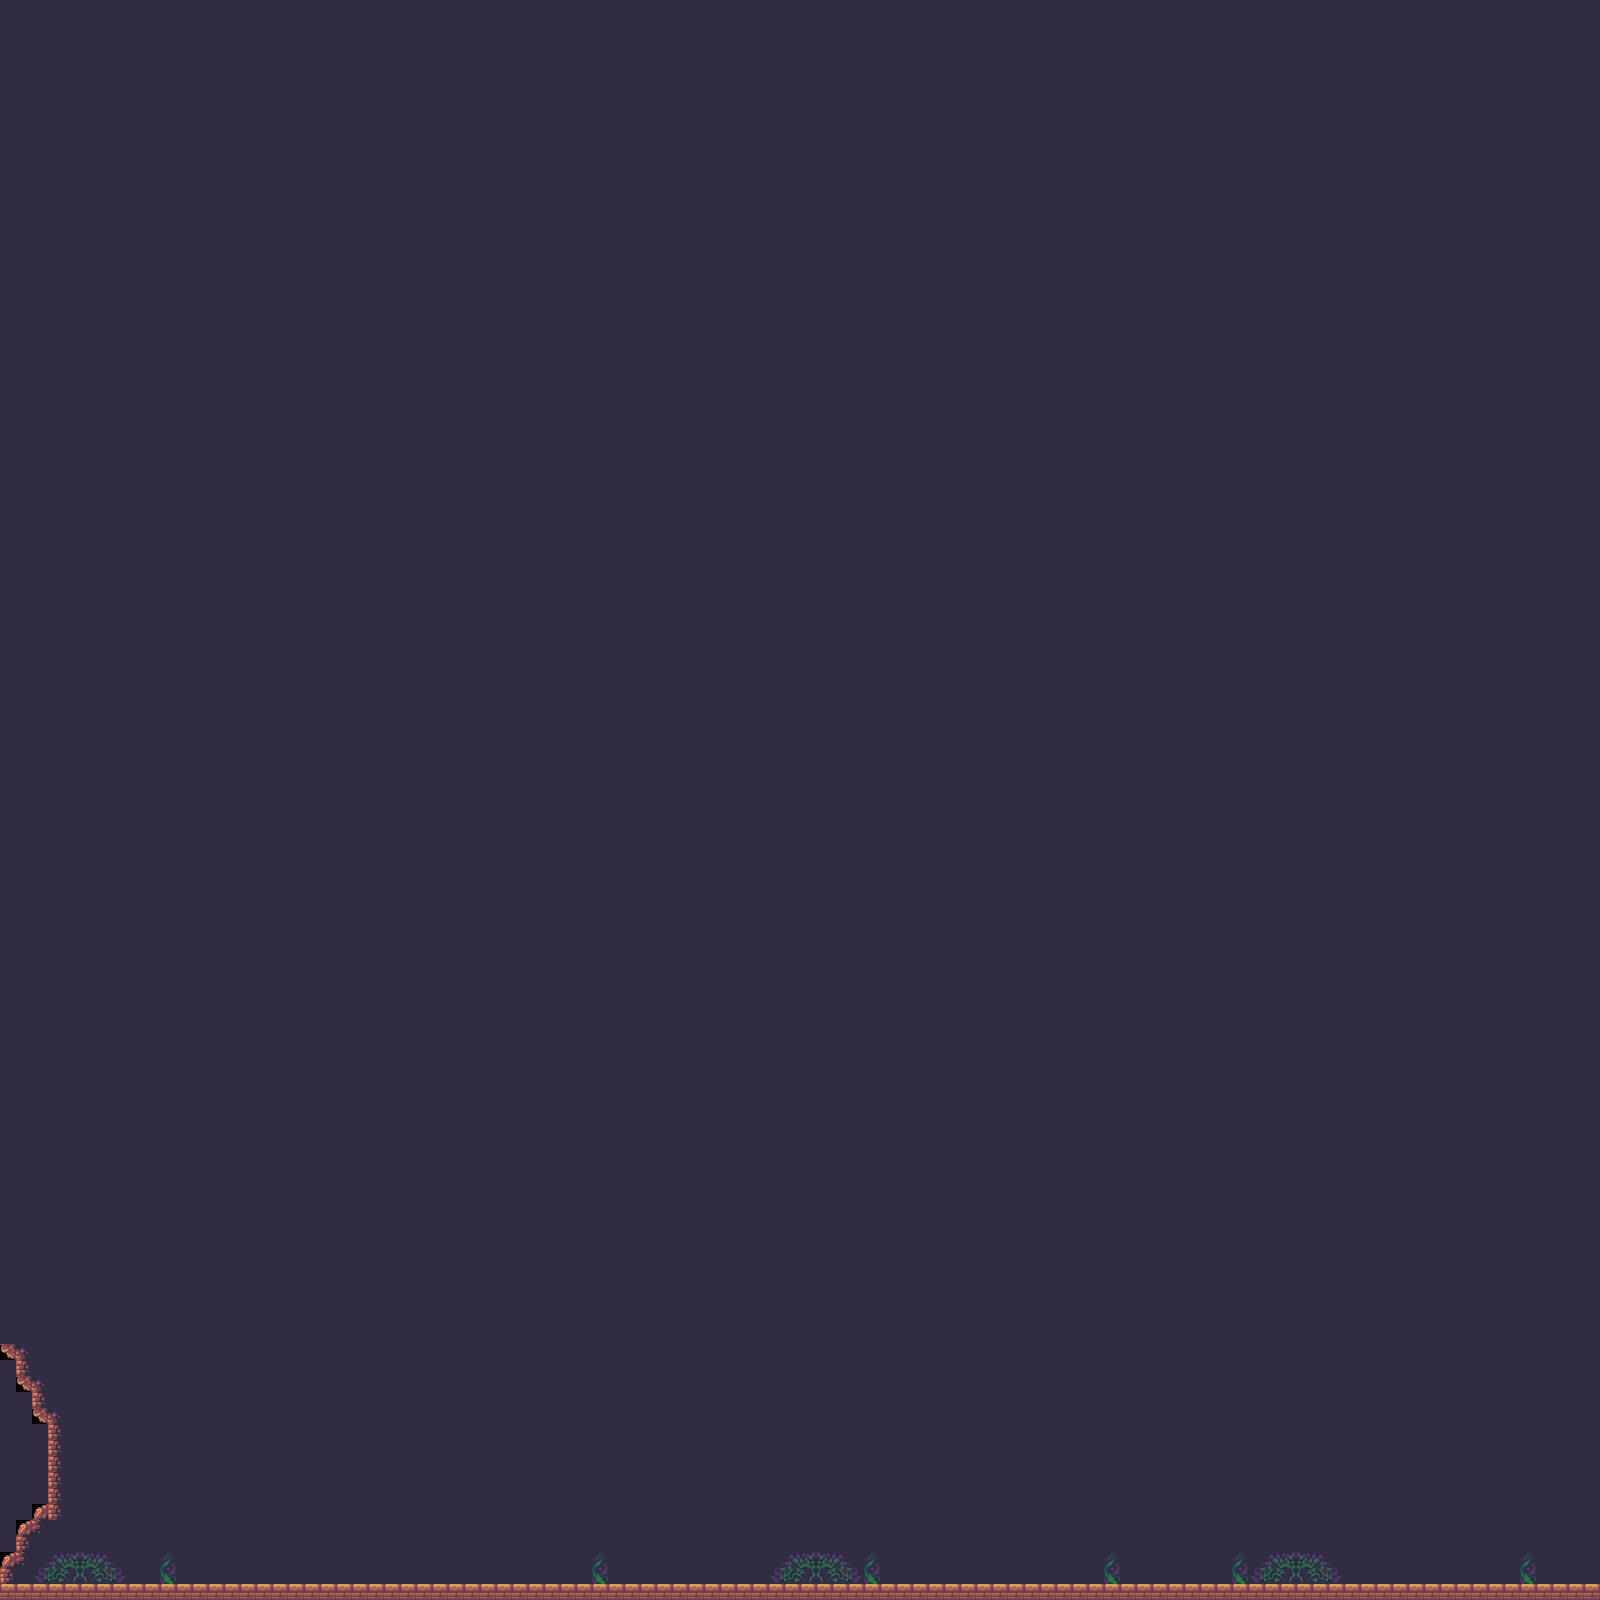

The image is a tile-based game level rendered from a .tmx file. Its description and source (layers, tilesets, objects; grid data summarised) follow:
An orthogonal 100x100 tile map with 16x16 px tiles, 2 tile layers (Background, Ground).

<map version="1.0" tiledversion="2018.02.14" orientation="orthogonal" renderorder="right-down" width="100" height="100" tilewidth="16" tileheight="16" infinite="0" nextobjectid="1">
 <tileset firstgid="1" source="SunnyLand.tsx" />
 <layer name="Background" width="100" height="100">
  <data>[10000 cells, 10000 non-empty, 22 distinct tile ids]</data>
 </layer>
 <layer name="Ground" width="100" height="100">
  <data>[10000 cells, 100 non-empty, 1 distinct tile ids]</data>
 </layer>
</map>
